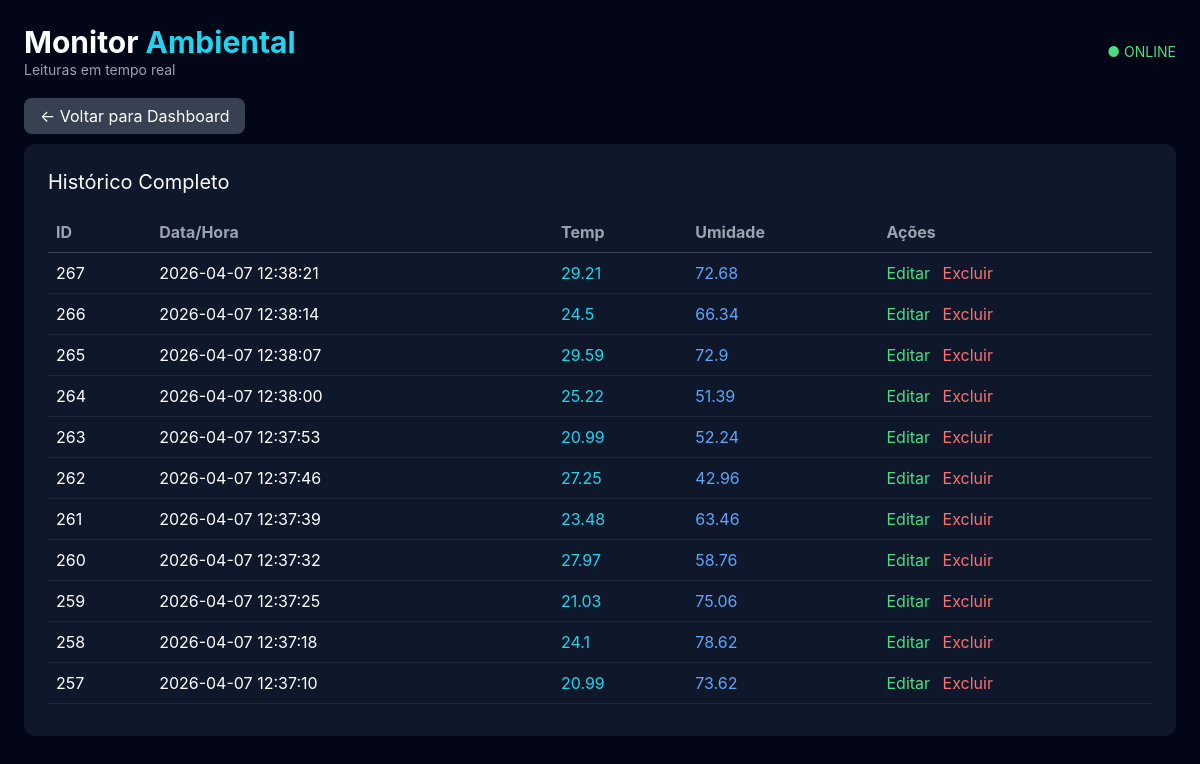
/leituras, run on an earlier commit of the app's database.
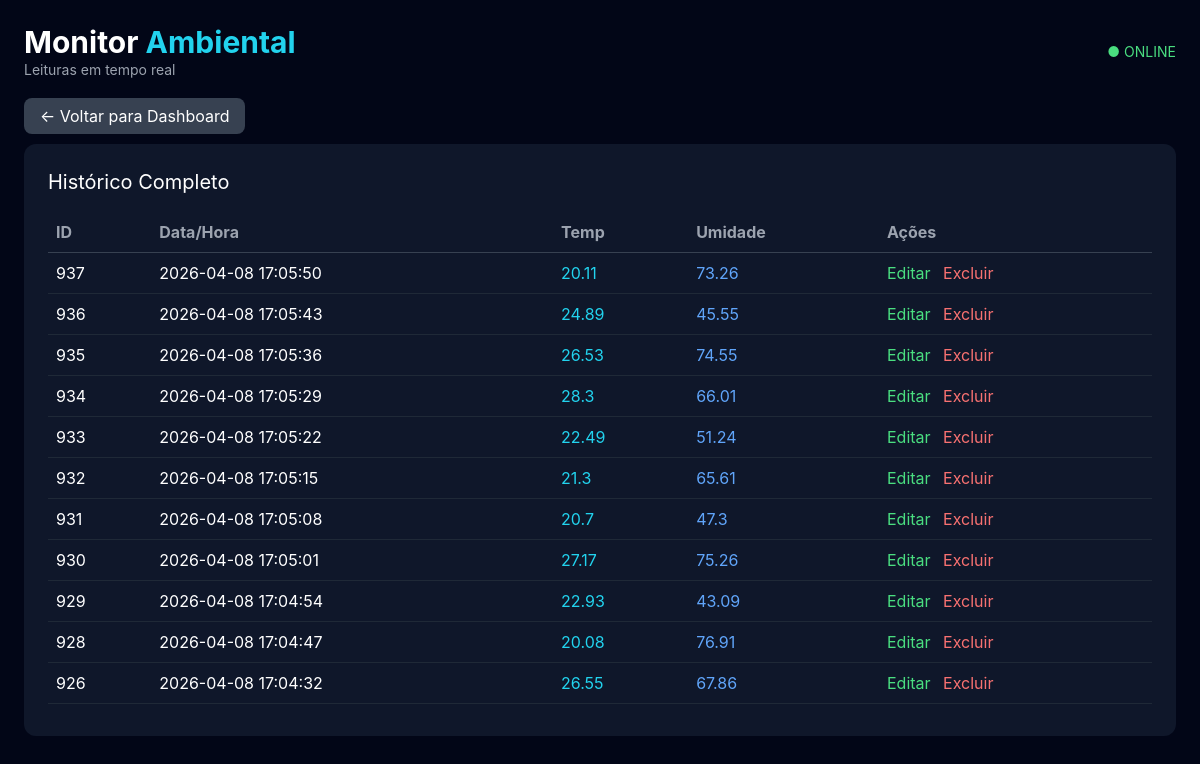
And on a later commit of the database.
### tables this page shows
CREATE TABLE leituras (
    id INTEGER PRIMARY KEY AUTOINCREMENT,
    temperatura REAL NOT NULL,
    umidade REAL NOT NULL,
    pressao REAL,
    localizacao TEXT DEFAULT 'Lab',
    timestamp DATETIME DEFAULT (datetime('now','localtime'))
);

### app.py (the view)
@app.route('/leituras')
def historico():
    dados = listar_leituras(50)
    dados = [dict(row) for row in dados]
    return render_template('historico.html', leituras=dados)

### database.py (called while the page is built)
def get_db_connection():
    conn = sqlite3.connect('dados.db', timeout=10)
    conn.execute('PRAGMA journal_mode=WAL')
    conn.execute('PRAGMA busy_timeout=5000')
    conn.row_factory = sqlite3.Row
    return conn

def listar_leituras(limite=50):
    conn = get_db_connection()
    dados = conn.execute(
        "SELECT * FROM leituras ORDER BY timestamp DESC LIMIT ?",
        (limite,)
    ).fetchall()
    conn.close()
    return dados

### templates/historico.html (shortened to what this page needs)
{% extends 'base.html' %}
{% block content %}
<div class="mb-4">
    <a href="/"
       class="bg-gray-700 px-4 py-2 rounded-lg hover:bg-gray-600">
        ← Voltar para Dashboard
    </a>
</div>
<div class="bg-slate-900 p-6 rounded-xl">
    <h2 class="text-xl mb-4">Histórico Completo</h2>
    <div class="overflow-y-auto max-h-[500px]">
        <table class="w-full text-left">
            <thead>
                <tr class="text-gray-400 border-b border-gray-700">
                    <th class="p-2">ID</th>
                    <th class="p-2">Data/Hora</th>
                    <th class="p-2">Temp</th>
                    <th class="p-2">Umidade</th>
                    <th class="p-2">Ações</th>
                </tr>
            </thead>
            <tbody>
                {% for l in leituras %}
                <tr class="border-b border-gray-800 hover:bg-slate-800">
                    <td class="p-2">{{ l.id }}</td>
                    <td class="p-2">{{ l.timestamp }}</td>
                    <td class="p-2 text-cyan-400">{{ l.temperatura }}</td>
                    <td class="p-2 text-blue-400">{{ l.umidade }}</td>
                    <td class="p-2">
                        <a href="/leituras/{{ l.id }}"
                           class="text-green-400 mr-2">Editar</a>
                        <button onclick="deletar({{ l.id }})"
                                class="text-red-400">
                            Excluir
                        </button>
                    </td>
                </tr>
                {% endfor %}
            </tbody>
        </table>
    </div>
</div>
{% endblock %}

What changed in the data, as far as the page shows it:
no longer on this page (row unchanged): leituras: id "267", timestamp "2026-04-07 12:38:21", temperatura "29.21", umidade "72.68"
no longer on this page (row unchanged): leituras: id "266", timestamp "2026-04-07 12:38:14", temperatura "24.5", umidade "66.34"
no longer on this page (row unchanged): leituras: id "265", timestamp "2026-04-07 12:38:07", temperatura "29.59", umidade "72.9"
no longer on this page (row unchanged): leituras: id "264", timestamp "2026-04-07 12:38:00", temperatura "25.22", umidade "51.39"
no longer on this page (row unchanged): leituras: id "263", timestamp "2026-04-07 12:37:53", temperatura "20.99", umidade "52.24"
no longer on this page (row unchanged): leituras: id "262", timestamp "2026-04-07 12:37:46", temperatura "27.25", umidade "42.96"
no longer on this page (row unchanged): leituras: id "261", timestamp "2026-04-07 12:37:39", temperatura "23.48", umidade "63.46"
no longer on this page (row unchanged): leituras: id "260", timestamp "2026-04-07 12:37:32", temperatura "27.97", umidade "58.76"
no longer on this page (row unchanged): leituras: id "259", timestamp "2026-04-07 12:37:25", temperatura "21.03", umidade "75.06"
no longer on this page (row unchanged): leituras: id "258", timestamp "2026-04-07 12:37:18", temperatura "24.1", umidade "78.62"
no longer on this page (row unchanged): leituras: id "257", timestamp "2026-04-07 12:37:10", temperatura "20.99", umidade "73.62"
added leituras: id "937", timestamp "2026-04-08 17:05:50", temperatura "20.11", umidade "73.26"
added leituras: id "936", timestamp "2026-04-08 17:05:43", temperatura "24.89", umidade "45.55"
added leituras: id "935", timestamp "2026-04-08 17:05:36", temperatura "26.53", umidade "74.55"
added leituras: id "934", timestamp "2026-04-08 17:05:29", temperatura "28.3", umidade "66.01"
added leituras: id "933", timestamp "2026-04-08 17:05:22", temperatura "22.49", umidade "51.24"
added leituras: id "932", timestamp "2026-04-08 17:05:15", temperatura "21.3", umidade "65.61"
added leituras: id "931", timestamp "2026-04-08 17:05:08", temperatura "20.7", umidade "47.3"
added leituras: id "930", timestamp "2026-04-08 17:05:01", temperatura "27.17", umidade "75.26"
added leituras: id "929", timestamp "2026-04-08 17:04:54", temperatura "22.93", umidade "43.09"
added leituras: id "928", timestamp "2026-04-08 17:04:47", temperatura "20.08", umidade "76.91"
added leituras: id "926", timestamp "2026-04-08 17:04:32", temperatura "26.55", umidade "67.86"
